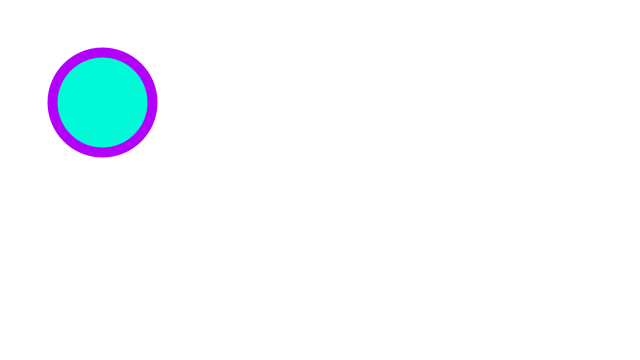
Frame 1 (no input)
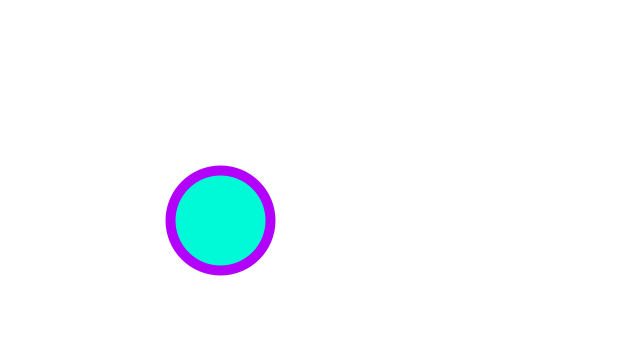
Frame 60 (the mouse pressed at the canvas centre just before this capture)
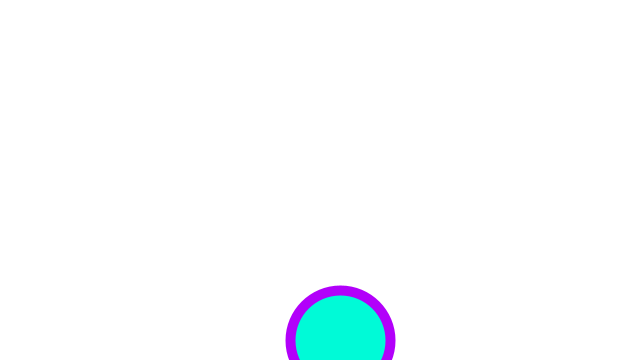
Frame 120 (the mouse held since frame 60 and released just before this capture)

The Processing sketch that drew these frames (run headless with seeded random() and noise(); from frame 60 on, the mouse is pressed at the canvas centre):

// Processing sketch: RepresentacionConVectores
// ── RepresentacionConVectores.pde
// declaracion de variables
float x = 100;
float y = 100;
float xSpeed = 2;
float ySpeed = 2;

// funcion corre una vez para inicializar el programa
void setup()
{
  size(640,360);
  background(255);
}
// funcion que se ejecuta continuamente hasta que el programa se detiene
void draw()
{
  // suma de vectores
  x = x + xSpeed;
  y = y + ySpeed;
  // detecion de colision
  if ((x > width || x < 0))
  {
    xSpeed = xSpeed * -1;
  }
  if ((y > height || y < 0))
  {
    ySpeed = ySpeed * -1;
  }
  // limpiamos pantalla
  background(255);
  fill(0, 250, 215);
  strokeWeight(10);
  stroke(178, 0, 250);
  
  ellipse(x, y, 100, 100);
}
